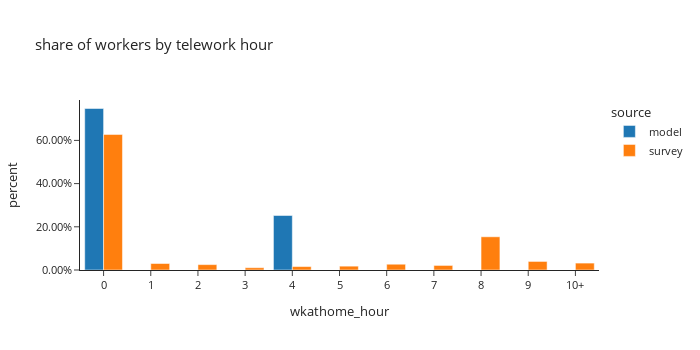

Notebook code for this chart:
### Markdown cell above
### worker counts by telework hours

- group workers by number of teleworking hours (10+ hours are represented as 10 hrs)

### Code cell
# population in each telework hour
df_hour_count = workers.groupby(['source','wkathome_int', 'wkathome_hour'])['pdexpfac'].sum().reset_index()
df_hour_count['percent'] = df_hour_count.groupby(['source'], group_keys=False)['pdexpfac']. \
    apply(lambda x:  x / float(x.sum()))

fig = px.bar(df_hour_count.sort_values(by=['source','wkathome_int']), x="wkathome_hour", y="percent", color="source",
             barmode="group",template="simple_white",
             title= "share of workers by telework hour")
fig.update_layout(height=350, width=700, font=dict(size=11),
                  xaxis = dict(dtick = 1),
                  yaxis_tickformat = '.2%')
fig.update_xaxes(categoryorder='array', categoryarray= ['0','1', '2', '3', '4', '5', '6', '7', '8', '9', '10+'])
fig.show()

### Figure 1 — Plotly figure (JSON) as saved in the notebook; plotly's stock layout.template omitted (floating-point values rounded to 4 significant figures)
{"data": [{"alignmentgroup": "True", "hovertemplate": "source=model<br>wkathome_hour=%{x}<br>percent=%{y}<extra></extra>", "legendgroup": "model", "marker": {"color": "#1F77B4", "pattern": {"shape": ""}}, "name": "model", "offsetgroup": "model", "orientation": "v", "showlegend": true, "textposition": "auto", "type": "bar", "x": ["0", "4"], "xaxis": "x", "y": [0.7477, 0.2523], "yaxis": "y"}, {"alignmentgroup": "True", "hovertemplate": "source=survey<br>wkathome_hour=%{x}<br>percent=%{y}<extra></extra>", "legendgroup": "survey", "marker": {"color": "#FF7F0E", "pattern": {"shape": ""}}, "name": "survey", "offsetgroup": "survey", "orientation": "v", "showlegend": true, "textposition": "auto", "type": "bar", "x": ["0", "1", "2", "3", "4", "5", "6", "7", "8", "9", "10+"], "xaxis": "x", "y": [0.6276, 0.03007, 0.02494, 0.01062, 0.01588, 0.01779, 0.02672, 0.02112, 0.1537, 0.03957, 0.03201], "yaxis": "y"}], "layout": {"barmode": "group", "font": {"size": 11}, "height": 350, "legend": {"title": {"text": "source"}, "tracegroupgap": 0}, "title": {"text": "share of workers by telework hour"}, "width": 700, "xaxis": {"anchor": "y", "categoryarray": ["0", "1", "2", "3", "4", "5", "6", "7", "8", "9", "10+"], "categoryorder": "array", "domain": [0, 1], "dtick": 1, "title": {"text": "wkathome_hour"}}, "yaxis": {"anchor": "x", "domain": [0, 1], "tickformat": ".2%", "title": {"text": "percent"}}}}
